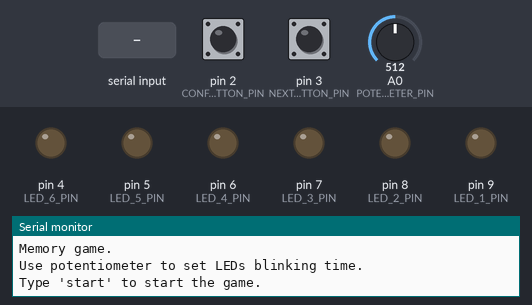
Simulated run of this sketch. Board: Arduino Uno, built with avr-gcc and run on an emulated ATmega328P. On the bench: output pins drawn as LEDs (lit = HIGH), the last lines printed to the serial monitor. The inputs (shaded band) are chosen by the test bench; at power-on: pin 3 (NEXT_BUTTON_PIN) HIGH, pin 2 (CONFIRM_BUTTON_PIN) HIGH, A0 (POTENTIOMETER_PIN) = 512. Random numbers use the default seed unless the sketch sets one.

Above: at 1.2 s.
1.3 s: "start\n" received over Serial
At 2.2 s:
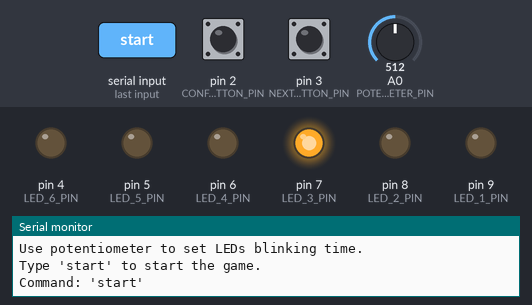
3.8 s: "next\n" received over Serial
At 5.5 s:
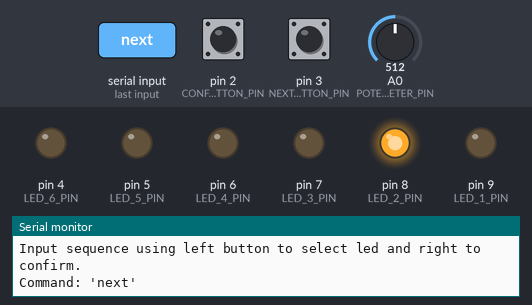
6.8 s: pin 3 (NEXT_BUTTON_PIN) pulled LOW for 0.15 s
At 8.1 s:
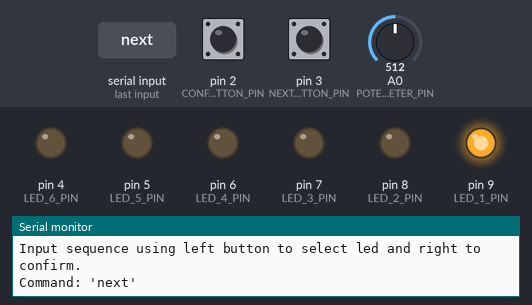
8.4 s: "result\n" received over Serial
At 8.9 s:
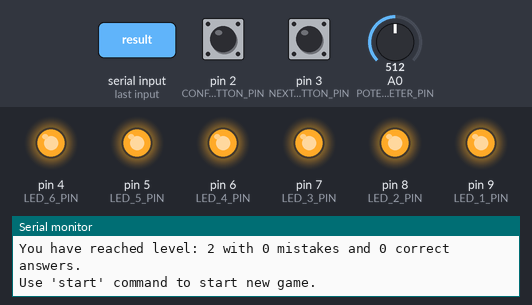
Timing chart, 0 to 10.9 s (numbered marks = the images above; inputs shaded):
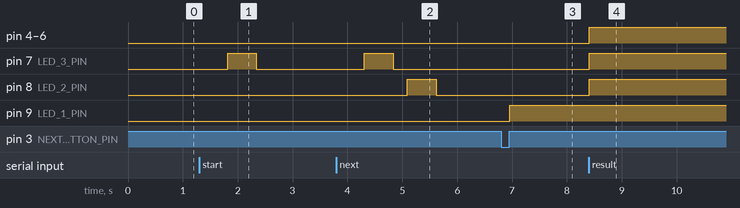

The sketch:

lab3.2.4.ino
```cpp
#include <Bounce2.h>

/* ---------------- BOARD ELEMENTS ---------------- */

// Potentiometer
#define POTENTIOMETER_PIN A0

// LEDs
#define LED_1_PIN 9
#define LED_2_PIN 8
#define LED_3_PIN 7
#define LED_4_PIN 6
#define LED_5_PIN 5
#define LED_6_PIN 4

byte leds_pins[6] = {
  LED_1_PIN,
  LED_2_PIN,
  LED_3_PIN,
  LED_4_PIN,
  LED_5_PIN,
  LED_6_PIN
};

// Next and confirm buttons
#define NEXT_BUTTON_PIN    3
#define CONFIRM_BUTTON_PIN 2

Bounce2::Button next_button    = Bounce2::Button();
Bounce2::Button confirm_button = Bounce2::Button();


/* ---------------- FUNCTIONS ---------------- */

void startNewGame();                  // start new game
void nextRound();                     // go to the next level after correct answer
void continuePlaying();               // continue playing after wrong answer
void showResult();                    // end game and show result
void checkSequence(byte level);       // check answer count correct answers or mistakes
void generateNewSequence(byte level); // generate new sequence
void showSequence(byte level);        // show sequence using LEDs
bool isSequenceCorrect(byte level);   // check if entered sequence is correct


/* ---------------- GLOBAL VARIABLES ---------------- */

// Game varaibles
String command;
bool game_over = false;
int mistakes = 0;
int correct = 0;

int pot_value = 500;
byte level = 0;

byte sequence[100];
byte entered_sequence[100];
byte index = 0;
byte selected_digit = 0;


/* ---------------- MAIN FUNCTIONS ---------------- */

void setup () {
  randomSeed(analogRead(A3));

  while (!Serial);
  Serial.begin(9600);
  Serial.println("Memory game.");
  Serial.println("Use potentiometer to set LEDs blinking time.");
  Serial.println("Type 'start' to start the game.");
  Serial.println("");

  // set pins
  pinMode(POTENTIOMETER_PIN, INPUT);
  for (byte i = 0; i < 6; i++) pinMode(leds_pins[i], OUTPUT);

  pinMode(NEXT_BUTTON_PIN, INPUT_PULLUP);
  next_button.attach(NEXT_BUTTON_PIN);
  next_button.interval(5);

  pinMode(CONFIRM_BUTTON_PIN, INPUT_PULLUP);
  confirm_button.attach(CONFIRM_BUTTON_PIN);
  confirm_button.interval(5);
}

void loop () {
  pot_value = map(analogRead(POTENTIOMETER_PIN), 0, 1023, 50, 1000);

  // react to commands
  if (Serial.available()) {
    command = Serial.readStringUntil('\n');
    command.trim();

    Serial.print("Command: '");
    Serial.print(command);
    Serial.println("'");

    if (command == "start") startNewGame();
    else if (command == "next") nextRound();
    else if (command == "continue") continuePlaying();
    else if (command == "result") showResult();
    else Serial.println("Invalid command");
  }

  // react to buttons
  if (!game_over && level > 0) {
    next_button.update();
    confirm_button.update();

    if (confirm_button.pressed()) {
      entered_sequence[index++] = selected_digit;

      digitalWrite(leds_pins[selected_digit - 1], LOW);
      selected_digit = 0;

      if (index >= level) checkSequence(level);
    }

    if (next_button.pressed()) {
      if (selected_digit > 0) digitalWrite(leds_pins[selected_digit - 1], LOW);
      selected_digit = (selected_digit + 1) % 7;
      if (selected_digit > 0) digitalWrite(leds_pins[selected_digit - 1], HIGH);
    }
  }

  delay(1);
}


/* ---------------- GAME FUNCTIONS ---------------- */

void startNewGame() {
  // turn off all LEDs
  for (byte i = 0; i < 6; i++) digitalWrite(leds_pins[i], LOW);

  //reset values
  level = 1;
  game_over = false;
  mistakes = 0;
  correct = 0;

  generateNewSequence(100);
  showSequence(level);

  Serial.println("Input sequence using left button to select led and right to confirm.");
  Serial.println("");
}

void nextRound() {
  if (game_over && level > 0) return;

  level++;

  /// generateNewSequence(level);
  showSequence(level);
}

void continuePlaying() {
  if (level <= 0) return;

  game_over = false;
  level--;

  // generateNewSequence(level);
  showSequence(level);
}

void showResult() {
  for (byte i = 0; i < 6; i++) digitalWrite(leds_pins[i], HIGH);

  Serial.print("You have reached level: ");
  Serial.print(level);
  Serial.print(" with ");
  Serial.print(mistakes);
  Serial.print(" mistakes and ");
  Serial.print(correct);
  Serial.println(" correct answers.");

  game_over = true;
  level = 0;

  Serial.println("Use 'start' command to start new game.");
  Serial.println();
}

void checkSequence(byte level) {
  if (isSequenceCorrect(level)) {
    correct++;
    Serial.println("Correct.");
    Serial.println("Use 'next' command to start next level.");
    Serial.println("Use 'result' command to end game and see your result.");
    Serial.println();
  } else {
    mistakes++;
    game_over = true;
    Serial.println("Inorrect.");
    Serial.println("Use 'continue' command to continue playing.");
    Serial.println("Use 'result' command to end game and see your result.");
    Serial.println();
  }

  index = 0;
  selected_digit = 0;
}

void generateNewSequence(byte level) {
  // clear sequence and entered sequence
  for (byte i = 0; i < 100; i++) {
    sequence[i] = 0;
    entered_sequence[i] = 0;
  }

  // set new sequence
  for (byte i = 0; i < level; i++) sequence[i] = random(1, 7);
}

void showSequence(byte level) {
  // turn off all leds and wait 500ms
  for (byte i = 0; i < 6; i++) digitalWrite(leds_pins[i], LOW);
  delay(500);

  // blink sequence LEDs
  for (byte i = 0; i < level; i++) {
    digitalWrite(leds_pins[sequence[i] - 1], HIGH);
    delay(pot_value);
    digitalWrite(leds_pins[sequence[i] - 1], LOW);
    delay(pot_value / 2);
  }
}

bool isSequenceCorrect(byte level) {
  for (byte i = 0; i < level; i++) {
    if (sequence[i] != entered_sequence[i]) return false;
  }

  return true;
}
```

Measured:
- after the input at 1.3 s, pin 7 (LED_3_PIN): LOW → HIGH after 0.52 s, → LOW 0.53 s later
- after the input at 3.8 s, pin 7 (LED_3_PIN): LOW → HIGH after 0.51 s, → LOW 0.53 s later; pin 8 (LED_2_PIN): LOW → HIGH after 1.3 s, → LOW 0.53 s later
- after the input at 6.8 s, pin 9 (LED_1_PIN): LOW → HIGH after 0.16 s
- after the input at 8.4 s, pin 4 (LED_6_PIN), pin 5 (LED_5_PIN), pin 6 (LED_4_PIN), pin 7 (LED_3_PIN), pin 8 (LED_2_PIN): LOW → HIGH at once
